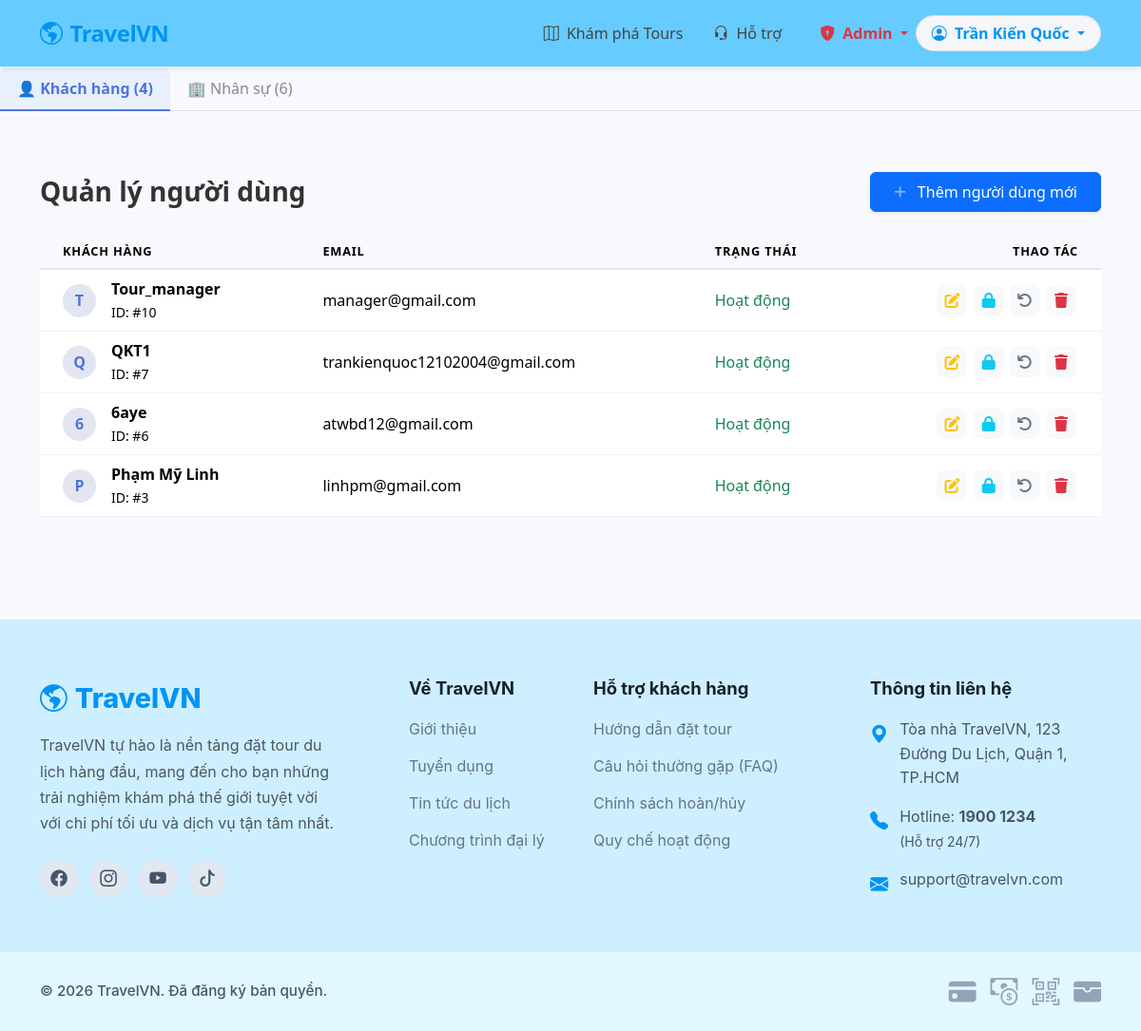
/admin.php (signed in), run on the app's committed database.
### tables this page shows
CREATE TABLE `users` (
  `user_id` int(11) NOT NULL,
  `full_name` varchar(100) NOT NULL,
  `email` varchar(100) NOT NULL,
  `phone` varchar(20) DEFAULT NULL,
  `password` varchar(255) NOT NULL,
  `role` enum('customer','tour_manager','guide','admin') NOT NULL,
  `status` enum('active','inactive') DEFAULT 'active',
  `created_at` timestamp NOT NULL DEFAULT current_timestamp()
);

### controllers/AdminController.php (called while the page is built, shortened)
<?php
require_once "../models/User.php";
class AdminController {
    private $user;
    public function __construct(){
        $db = (new Database())->connect();
        $this->user = new User($db);
    }
    public function index(){
        $users = $this->user->getAllUsers();
        include "../views/admin/users.php";
    }
}
?>

### models/User.php (called while the page is built, shortened)
<?php
class User
{
    private $conn;
    public function __construct($db)
    {
        $this->conn = $db;
    }
    public function getAllUsers()
    {
        return $this->conn->query("SELECT * FROM users ORDER BY created_at DESC")
            ->fetchAll(PDO::FETCH_ASSOC);
    }
}
?>

### views/admin/users.php (the view, shortened to what this page needs)
<?php include '../views/layouts/header.php'; ?>
<link rel="stylesheet" href="https://cdnjs.cloudflare.com/ajax/libs/font-awesome/6.4.0/css/all.min.css">
<?php
$customers = [];
$staffs = [];
foreach ($users as $u) {
    if ($u['role'] === 'customer') {
        $customers[] = $u;
    } else {
        $staffs[] = $u;
    }
}
?>
<ul class="nav nav-tabs mb-3" id="userTab">
    <li class="nav-item">
        <button type="button" id="tab-customer" class="nav-link active" onclick="showTab('customer')">
            👤 Khách hàng (<?= count($customers) ?>)
        </button>
    </li>
    <li class="nav-item">
        <button type="button" id="tab-staff" class="nav-link" onclick="showTab('staff')">
            🏢 Nhân sự (<?= count($staffs) ?>)
        </button>
    </li>
</ul>
<div class="container py-5">
    <div class="d-sm-flex align-items-center justify-content-between mb-4">
        <h1 class="h3 mb-0 text-gray-800 fw-bold">Quản lý người dùng</h1>
        <a href="admin.php?action=create" class="btn btn-primary shadow-sm px-4 py-2">
            <i class="fas fa-plus fa-sm text-white-50 me-2"></i> Thêm người dùng mới
        </a>
    </div>
<div id="customerTab">
    <table class="table table-hover mb-0">
        <thead>
            <tr>
                <th class="ps-4">Khách hàng</th>
                <th>Email</th>
                <th>Trạng thái</th>
                <th class="text-end pe-4">Thao tác</th>
            </tr>
        </thead>
        <tbody>
            <?php foreach ($customers as $u): ?>
            <tr>
                <td class="ps-4">
                    <div class="d-flex align-items-center">
                        <div class="user-avatar me-3">
                            <?= strtoupper(substr($u['full_name'], 0, 1)) ?>
                        </div>
                        <div>
                            <div class="fw-bold"><?= $u['full_name'] ?></div>
                            <small>ID: #<?= $u['user_id'] ?></small>
                        </div>
                    </div>
                </td>
                <td><?= $u['email'] ?></td>
                <td>
                    <?= $u['status'] == 'active'
                        ? '<span class="text-success">Hoạt động</span>'
                        : '<span class="text-danger">Đã khóa</span>' ?>
                </td>
                <td class="text-end pe-4">
            <a class="btn btn-light btn-action text-warning"
            href="admin.php?action=edit&id=<?= $u['user_id'] ?>&tab=customer" title="Sửa">
                <i class="fas fa-edit"></i>
            </a>
            <a class="btn btn-light btn-action text-info"
            href="admin.php?action=toggle&id=<?= $u['user_id'] ?>&tab=customer" title="Khóa/Mở">
                <i class="fas <?= $u['status']=='active' ? 'fa-lock' : 'fa-unlock' ?>"></i>
            </a>
            <a class="btn btn-light btn-action text-secondary"
            href="admin.php?action=reset&id=<?= $u['user_id'] ?>&tab=customer" title="Reset">
                <i class="fas fa-undo"></i>
            </a>
            <a class="btn btn-light btn-action text-danger"
            href="admin.php?action=delete&id=<?= $u['user_id'] ?>&tab=customer"
            onclick="return confirm('Xác nhận xóa?')" title="Xóa">
                <i class="fas fa-trash"></i>
            </a>
        </td>
                    </tr>
                    <?php endforeach; ?>
                </tbody>
            </table>
</div>
<?php include '../views/layouts/footer.php'; ?>

### public/admin.php (shortened to what this page needs)
<?php
require_once "../controllers/AdminController.php";
$controller = new AdminController();
$action = $_GET['action'] ?? 'index';
switch ($action) {
    default:
        $controller->index();
}

### views/layouts/header.php (shortened to what this page needs)
<!DOCTYPE html>
<html lang="vi">
<head>
    <link rel="stylesheet" href="https://cdn.jsdelivr.net/npm/bootstrap@5.3.2/dist/css/bootstrap.min.css">
    <link rel="stylesheet" href="https://cdn.jsdelivr.net/npm/bootstrap-icons@1.11.3/font/bootstrap-icons.min.css">
</head>
<body>
    <nav class="navbar navbar-expand-lg navbar-light navbar-custom sticky-top shadow-sm">
        <div class="container">
            <a class="navbar-brand d-flex align-items-center" href="index.php">
                <i class="bi bi-globe-americas me-2"></i> TravelVN
            </a>
            <div class="collapse navbar-collapse" id="navbarNav">
                <ul class="navbar-nav ms-auto align-items-center">
                    <li class="nav-item">
                        <a class="nav-link nav-link-custom" href="index.php?action=tours">
                            <i class="bi bi-map me-1"></i> Khám phá Tours
                        </a>
                    </li>
                    <li class="nav-item me-3">
                        <a class="nav-link nav-link-custom" href="#">
                            <i class="bi bi-headset me-1"></i> Hỗ trợ
                        </a>
                    </li>
                    <?php if (isset($_SESSION['user'])): ?>
                        <?php if (isset($_SESSION['user']) && $_SESSION['user']['role'] == 'admin'): ?>
                            <li class="nav-item dropdown">
                                <a class="nav-link dropdown-toggle text-danger fw-bold" href="#" role="button"
                                    data-bs-toggle="dropdown">
                                    <i class="bi bi-shield-lock-fill me-1"></i> Admin
                                </a>
                            </li>
                        <?php endif; ?>
                    <?php endif; ?>
                    <?php if (isset($_SESSION['user'])): ?>
                        <li class="nav-item dropdown">
                            <a class="nav-link dropdown-toggle user-dropdown-toggle" href="#" role="button"
                                data-bs-toggle="dropdown" aria-expanded="false">
                                <i class="bi bi-person-circle me-1"></i> <?= htmlspecialchars($_SESSION['user']['full_name'] ?? 'Người dùng') ?>
                            </a>
                        </li>
                    <?php endif; ?>
                </ul>
            </div>
        </div>
    </nav>
    <div class="main-content">

### views/layouts/footer.php (shortened to what this page needs)
</div>
<footer class="footer-custom">
    <div class="footer-top">
        <div class="container">
            <div class="row g-5">
                <div class="col-lg-4 col-md-6">
                    <div class="footer-brand">
                        <i class="bi bi-globe-americas"></i> TravelVN
                    </div>
                    <p class="text-muted pe-lg-4" style="line-height: 1.7;">
                        TravelVN tự hào là nền tảng đặt tour du lịch hàng đầu, mang đến cho bạn những trải nghiệm khám phá thế giới tuyệt vời với chi phí tối ưu và dịch vụ tận tâm nhất.
                    </p>
                    <div class="social-links">
                        <a href="#" class="social-icon" title="Facebook"><i class="bi bi-facebook"></i></a>
                        <a href="#" class="social-icon" title="Instagram"><i class="bi bi-instagram"></i></a>
                        <a href="#" class="social-icon" title="YouTube"><i class="bi bi-youtube"></i></a>
                        <a href="#" class="social-icon" title="TikTok"><i class="bi bi-tiktok"></i></a>
                    </div>
                </div>
                <div class="col-lg-2 col-md-6">
                    <h5 class="footer-title">Về TravelVN</h5>
                    <ul class="footer-links">
                        <li><a href="#">Giới thiệu</a></li>
                        <li><a href="#">Tuyển dụng</a></li>
                        <li><a href="#">Tin tức du lịch</a></li>
                        <li><a href="#">Chương trình đại lý</a></li>
                    </ul>
                </div>
                <div class="col-lg-3 col-md-6">
                    <h5 class="footer-title">Hỗ trợ khách hàng</h5>
                    <ul class="footer-links">
                        <li><a href="#">Hướng dẫn đặt tour</a></li>
                        <li><a href="#">Câu hỏi thường gặp (FAQ)</a></li>
                        <li><a href="#">Chính sách hoàn/hủy</a></li>
                        <li><a href="#">Quy chế hoạt động</a></li>
                    </ul>
                </div>
                <div class="col-lg-3 col-md-6">
                    <h5 class="footer-title">Thông tin liên hệ</h5>
                    <ul class="footer-contact">
                        <li>
                            <i class="bi bi-geo-alt-fill"></i>
                            <span>Tòa nhà TravelVN, 123 Đường Du Lịch, Quận 1, TP.HCM</span>
                        </li>
                        <li>
                            <i class="bi bi-telephone-fill"></i>
                            <span>Hotline: <strong>1900 1234</strong><br><small>(Hỗ trợ 24/7)</small></span>
                        </li>
                        <li>
                            <i class="bi bi-envelope-fill"></i>
                            <span>support@travelvn.com</span>
                        </li>
                    </ul>
                </div>
            </div>
        </div>
    </div>
    <div class="footer-bottom">
        <div class="container d-flex flex-column flex-md-row justify-content-between align-items-center">
            <p class="mb-3 mb-md-0 fw-medium">© 2026 TravelVN. Đã đăng ký bản quyền.</p>
            <div class="payment-methods">
                <i class="bi bi-credit-card-fill" title="Thẻ tín dụng"></i>
                <i class="bi bi-cash-coin" title="Tiền mặt"></i>
                <i class="bi bi-qr-code-scan" title="Quét mã QR"></i>
                <i class="bi bi-wallet-fill" title="Ví điện tử"></i>
            </div>
        </div>
    </div>
</footer>
</body>
</html>

### views/layouts/header.php (style rules this page uses)
.navbar-custom { background-color: #66CCFF; padding: 12px 0; border-bottom: 1px solid #f0f0f0; }
.navbar-brand { color: #0194f3 !important; font-weight: 700; font-size: 1.5rem; letter-spacing: -0.5px; }
.nav-link-custom { color: #434343 !important; font-weight: 500; padding: 8px 16px !important; transition: color 0.3s; }
.user-dropdown-toggle { background-color: #f4f6f9; color: #0194f3 !important; font-weight: 600; border-radius: 20px; padding: 6px 16px !important; border: 1px solid #e0e0e0; }

### views/admin/users.php (style rules this page uses)
:root { --primary-color: #4e73df; --secondary-color: #858796; }
body { background-color: #f8f9fc; color: #333; }
.table thead th { background-color: #f8f9fc; text-transform: uppercase; font-size: 0.8rem; letter-spacing: 0.05rem; font-weight: 700; border-bottom: 2px solid #e3e6f0; }
.table td { vertical-align: middle; border-color: #f1f1f1; }
.btn-action { width: 32px; height: 32px; padding: 0; display: inline-flex; align-items: center; justify-content: center; border-radius: 8px; margin-right: 2px; }
.user-avatar { width: 35px; height: 35px; background: #e3e6f0; border-radius: 50%; display: flex; align-items: center; justify-content: center; font-weight: bold; color: #4e73df; }
.nav-tabs .nav-link { border: none; color: #858796; font-weight: 500; padding: 10px 18px; border-radius: 8px 8px 0 0; transition: all 0.2s ease; }
.nav-tabs .nav-link.active { background-color: #e8f0fe; color: #4e73df; font-weight: 600; border-bottom: 2px solid #4e73df; }

### views/layouts/footer.php (style rules this page uses)
.footer-custom { background-color: #ceefff; border-top: 1px solid #e2e8f0; color: #475569; font-family: 'Inter', 'Segoe UI', sans-serif; margin-top: 60px; }
.footer-top { padding: 60px 0 40px; }
.footer-brand { font-size: 1.8rem; font-weight: 800; color: #0194f3; margin-bottom: 15px; display: flex; align-items: center; gap: 8px; }
.footer-title { font-weight: 700; color: #1a202c; margin-bottom: 20px; font-size: 1.15rem; }
.footer-links, .footer-contact { list-style: none; padding: 0; margin: 0; }
.footer-links li, .footer-contact li { margin-bottom: 15px; }
.footer-links a { color: #64748b; text-decoration: none; transition: all 0.3s ease; display: inline-block; }
.footer-contact li { display: flex; align-items: flex-start; gap: 12px; line-height: 1.6; }
.footer-contact i { color: #0194f3; font-size: 1.2rem; margin-top: 2px; }
.social-links { display: flex; gap: 12px; margin-top: 25px; }
.social-icon { display: inline-flex; align-items: center; justify-content: center; width: 40px; height: 40px; border-radius: 50%; background-color: #e2e8f0; color: #475569; text-decoration: none; transition: 0.3s; font-size: 1.1rem; }
.footer-bottom { background-color: #e2f8ff; padding: 20px 0; font-size: 0.95rem; border-top: 1px solid #e2e8f0; }
.payment-methods { display: flex; gap: 15px; align-items: center; }
.payment-methods i { font-size: 1.8rem; color: #94a3b8; transition: 0.3s; }

### data on the page
users: full_name "T", full_name "Tour_manager", user_id "10", email "manager@gmail.com", status "Hoạt động"
users: full_name "Q", full_name "QKT1", user_id "7", email "trankienquoc12102004@gmail.com", status "Hoạt động"
users: full_name "6", full_name "6aye", user_id "6", email "atwbd12@gmail.com", status "Hoạt động"
users: full_name "P", full_name "Phạm Mỹ Linh", user_id "3", email "linhpm@gmail.com", status "Hoạt động"

### other printed values
$_SESSION['user']['full_name'] "Trần Kiến Quốc"
count($customers) "4"
count($staffs) "6"
